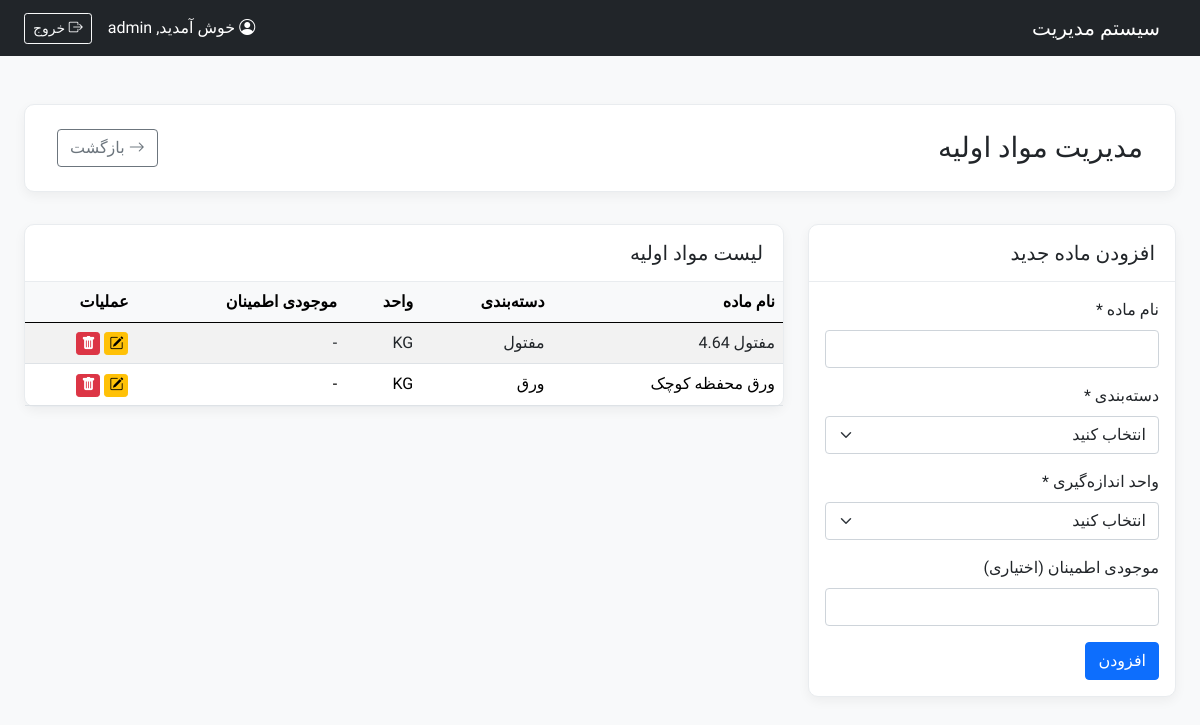
The app's page /modules/Warehouse/raw_items.php (signed in), older data.
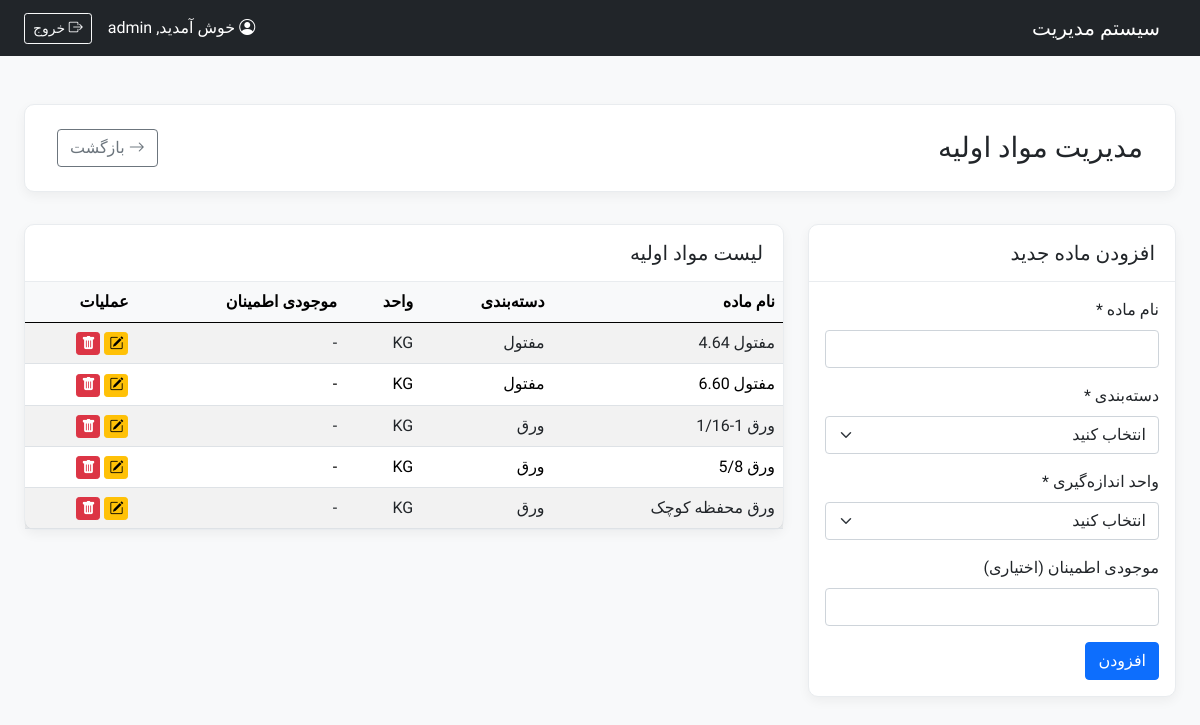
The same page, newer data.
### tables this page shows
CREATE TABLE `tbl_raw_items` (
  `ItemID` int(11) NOT NULL,
  `ItemName` varchar(255) NOT NULL,
  `CategoryID` int(11) NOT NULL,
  `UnitID` int(11) NOT NULL COMMENT 'FK به جدول واحدهای اندازه‌گیری (tbl_units)',
  `SafetyStock` decimal(10,3) DEFAULT NULL COMMENT 'موجودی اطمینان (اختیاری)'
);

CREATE TABLE `tbl_raw_categories` (
  `CategoryID` int(11) NOT NULL,
  `CategoryName` varchar(150) NOT NULL
);

CREATE TABLE `tbl_units` (
  `UnitID` int(11) NOT NULL,
  `UnitName` varchar(50) NOT NULL,
  `Symbol` varchar(10) NOT NULL
);

### modules/Warehouse/raw_items.php (the view, shortened to what this page needs)
<?php
require_once __DIR__ . '/../../config/init.php';
$editMode = false;
$itemToEdit = null;
$current_page = isset($_GET['page']) && is_numeric($_GET['page']) ? (int)$_GET['page'] : 1;
$offset = ($current_page - 1) * RECORDS_PER_PAGE;
$items_query = "SELECT mi.*, mc.CategoryName, u.Symbol as UnitSymbol
                FROM " . TABLE_NAME . " mi
                JOIN tbl_raw_categories mc ON mi.CategoryID = mc.CategoryID
                JOIN tbl_units u ON mi.UnitID = u.UnitID
                ORDER BY mc.CategoryName, mi.ItemName
                LIMIT :limit OFFSET :offset";
$stmt = $pdo->prepare($items_query);
$stmt->bindValue(':limit', RECORDS_PER_PAGE, PDO::PARAM_INT);
$stmt->bindValue(':offset', $offset, PDO::PARAM_INT);
$stmt->execute();
$items = $stmt->fetchAll();
$pageTitle = "مدیریت مواد اولیه";
include __DIR__ . '/../../templates/header.php';
?>
<div class="page-header d-flex justify-content-between align-items-center">
    <h1 class="h3 mb-0"><?php echo $pageTitle; ?></h1>
    <a href="raw_index.php" class="btn btn-outline-secondary"><i class="bi bi-arrow-right"></i> بازگشت</a>
</div>
<div class="row">
    <div class="col-lg-4">
        <div class="card content-card"><div class="card-header"><h5 class="mb-0"><?php echo $editMode ? 'ویرایش ماده' : 'افزودن ماده جدید'; ?></h5></div><div class="card-body">
            <form method="POST" action="raw_items.php?page=<?php echo $current_page; ?>">
                <div class="mb-3"><label class="form-label">نام ماده *</label><input type="text" class="form-control" name="item_name" value="<?php echo htmlspecialchars($itemToEdit['ItemName'] ?? ''); ?>" required></div>
                <div class="mb-3"><label class="form-label">دسته‌بندی *</label><select class="form-select" name="category_id" required><option value="">انتخاب کنید</option></select></div>
                <div class="mb-3"><label class="form-label">واحد اندازه‌گیری *</label><select class="form-select" name="unit_id" required><option value="">انتخاب کنید</option></select></div>
                <div class="mb-3"><label class="form-label">موجودی اطمینان (اختیاری)</label><input type="number" step="0.01" class="form-control" name="safety_stock" value="<?php echo htmlspecialchars($itemToEdit['SafetyStock'] ?? ''); ?>"></div>
                <button type="submit" class="btn <?php echo $editMode ? 'btn-success' : 'btn-primary'; ?>"><?php echo $editMode ? 'بروزرسانی' : 'افزودن'; ?></button>
            </form>
        </div></div>
    </div>
    <div class="col-lg-8">
        <div class="card content-card"><div class="card-header"><h5 class="mb-0">لیست مواد اولیه</h5></div><div class="card-body p-0"><div class="table-responsive"><table class="table table-striped table-hover table-sm mb-0">
            <thead><tr><th class="p-2">نام ماده</th><th class="p-2">دسته‌بندی</th><th class="p-2">واحد</th><th class="p-2">موجودی اطمینان</th><th class="p-2">عملیات</th></tr></thead>
            <tbody><?php foreach ($items as $item): ?><tr>
                <td class="p-2"><?php echo htmlspecialchars($item['ItemName']); ?></td>
                <td class="p-2"><?php echo htmlspecialchars($item['CategoryName']); ?></td>
                <td class="p-2"><?php echo htmlspecialchars($item['UnitSymbol']); ?></td>
                <td class="p-2"><?php echo htmlspecialchars($item['SafetyStock'] ?? '-'); ?></td>
                <td class="p-2 text-nowrap">
                    <a href="?edit_id=<?php echo $item[PRIMARY_KEY]; ?>&page=<?php echo $current_page; ?>" class="btn btn-warning btn-sm py-0 px-1" title="ویرایش"><i class="bi bi-pencil-square"></i></a>
                    <button type="button" class="btn btn-danger btn-sm py-0 px-1" data-bs-toggle="modal" data-bs-target="#deleteModal<?php echo $item[PRIMARY_KEY]; ?>" title="حذف"><i class="bi bi-trash-fill"></i></button>
                </td>
            </tr><?php endforeach; ?></tbody>
        </table></div></div>
        </div>
    </div>
</div>
<?php include __DIR__ . '/../../templates/footer.php'; ?>

### templates/header.php (shortened to what this page needs)
<!DOCTYPE html>
<html lang="fa" dir="rtl">
<head>
    <link href="https://cdn.jsdelivr.net/npm/bootstrap@5.3.2/dist/css/bootstrap.min.css" rel="stylesheet">
    <link rel="stylesheet" href="https://cdn.jsdelivr.net/npm/bootstrap@5.0.2/dist/css/bootstrap.rtl.min.css">
    <link rel="stylesheet" href="https://cdn.jsdelivr.net/npm/bootstrap-icons@1.11.3/font/bootstrap-icons.min.css">
    <link rel="stylesheet" href="https://unpkg.com/@majidh1/jalalidatepicker/dist/jalalidatepicker.min.css">
    <link rel="stylesheet" href="<?php echo BASE_URL; ?>assets/css/style.css?v=<?php echo time();  ?>">
</head>
<body class="bg-light">
<nav class="navbar navbar-expand-lg navbar-dark bg-dark mb-4">
  <div class="container-fluid">
    <a class="navbar-brand" href="<?php echo BASE_URL; ?>dashboard.php">سیستم مدیریت</a>
    <div class="collapse navbar-collapse" id="top-navbar">
      <div class="d-flex align-items-center text-white">
        <?php if (isset($_SESSION['username'])): ?>
            <span class="me-3">
                <i class="bi bi-person-circle"></i> خوش آمدید, <?php echo htmlspecialchars($_SESSION['username']); ?>
            </span>
            <a href="<?php echo BASE_URL; ?>logout.php" class="btn btn-outline-light btn-sm">
                <i class="bi bi-box-arrow-right"></i> خروج
            </a>
        <?php endif; ?>
      </div>
    </div>
  </div>
</nav>
<div class="container-fluid p-3 p-md-4">

### templates/footer.php (shortened to what this page needs)
</div>
</body>
</html>

### assets/css/style.css (style rules this page uses)
body { font-family: 'Vazirmatn', sans-serif; background-color: #f4f7f9; }
.page-header { background-color: #ffffff; padding: 1.5rem 2rem; border-radius: 10px; margin-bottom: 2rem; box-shadow: 0 4px 12px rgba(0,0,0,0.05); border: 1px solid #e9ecef; }
.content-card { border: 1px solid #e9ecef; border-radius: 10px; box-shadow: 0 4px 12px rgba(0,0,0,0.05); background-color: #ffffff; }
.content-card .card-header { background-color: transparent; border-bottom: 1px solid #e9ecef; font-weight: 600; font-size: 1.1rem; padding: 1rem 1.25rem; }
.table th { font-weight: 600; white-space: nowrap; background-color: #f8f9fa; }
.table td { vertical-align: middle; }

Row changes from the older to the newer data that the page shows:
added tbl_raw_items: ItemName "مفتول 6.60", CategoryID.CategoryName "مفتول", UnitID.Symbol "KG", SafetyStock "-"
added tbl_raw_items: ItemName "ورق 1-1/16", CategoryID.CategoryName "ورق", UnitID.Symbol "KG", SafetyStock "-"
added tbl_raw_items: ItemName "ورق 5/8", CategoryID.CategoryName "ورق", UnitID.Symbol "KG", SafetyStock "-"
